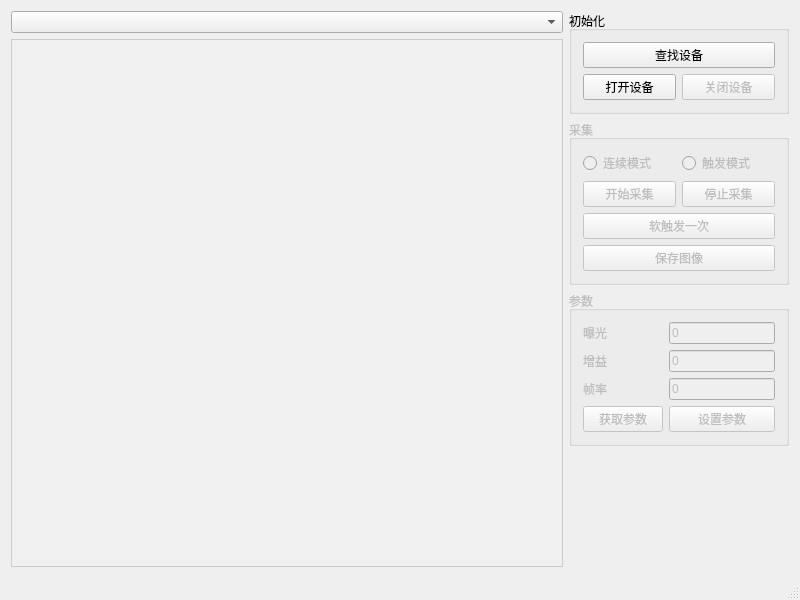
<?xml version="1.0" encoding="UTF-8"?>
<ui version="4.0">
 <class>MainWindow</class>
 <widget class="QMainWindow" name="MainWindow">
  <property name="geometry">
   <rect>
    <x>0</x>
    <y>0</y>
    <width>800</width>
    <height>600</height>
   </rect>
  </property>
  <property name="windowTitle">
   <string>海康相机演示 - QImage显示</string>
  </property>
  <widget class="QWidget" name="centralWidget">
   <layout class="QHBoxLayout" name="horizontalLayout">
    <item>
     <layout class="QVBoxLayout" name="verticalLayout_left">
      <item>
       <widget class="QComboBox" name="ComboDevices"/>
      </item>
      <item>
       <widget class="QLabel" name="labelDisplay">
        <property name="text">
         <string/>
        </property>
        <property name="alignment">
         <set>Qt::AlignCenter</set>
        </property>
        <property name="styleSheet">
         <string>QLabel { background-color: #f0f0f0; border: 1px solid #ccc; }</string>
        </property>
        <property name="scaledContents">
         <bool>false</bool>
        </property>
       </widget>
      </item>
     </layout>
    </item>
    <item>
     <layout class="QVBoxLayout" name="verticalLayout_right">
      <property name="spacing">
       <number>6</number>
      </property>
      <item>
       <widget class="QGroupBox" name="groupInit">
        <property name="maximumSize">
         <size>
          <width>220</width>
          <height>16777215</height>
         </size>
        </property>
        <property name="title">
         <string>初始化</string>
        </property>
        <layout class="QVBoxLayout" name="verticalLayout_2">
         <item>
          <widget class="QPushButton" name="bnEnum">
           <property name="text">
            <string>查找设备</string>
           </property>
          </widget>
         </item>
         <item>
          <layout class="QHBoxLayout" name="horizontalLayout_2">
           <item>
            <widget class="QPushButton" name="bnOpen">
             <property name="text">
              <string>打开设备</string>
             </property>
            </widget>
           </item>
           <item>
            <widget class="QPushButton" name="bnClose">
             <property name="enabled">
              <bool>false</bool>
             </property>
             <property name="text">
              <string>关闭设备</string>
             </property>
            </widget>
           </item>
          </layout>
         </item>
        </layout>
       </widget>
      </item>
      <item>
       <widget class="QGroupBox" name="groupGrab">
        <property name="enabled">
         <bool>false</bool>
        </property>
        <property name="maximumSize">
         <size>
          <width>220</width>
          <height>16777215</height>
         </size>
        </property>
        <property name="title">
         <string>采集</string>
        </property>
        <layout class="QVBoxLayout" name="verticalLayout_3">
         <item>
          <layout class="QHBoxLayout" name="horizontalLayout_3">
           <item>
            <widget class="QRadioButton" name="radioContinueMode">
             <property name="text">
              <string>连续模式</string>
             </property>
            </widget>
           </item>
           <item>
            <widget class="QRadioButton" name="radioTriggerMode">
             <property name="text">
              <string>触发模式</string>
             </property>
            </widget>
           </item>
          </layout>
         </item>
         <item>
          <layout class="QHBoxLayout" name="horizontalLayout_4">
           <item>
            <widget class="QPushButton" name="bnStart">
             <property name="enabled">
              <bool>false</bool>
             </property>
             <property name="text">
              <string>开始采集</string>
             </property>
            </widget>
           </item>
           <item>
            <widget class="QPushButton" name="bnStop">
             <property name="enabled">
              <bool>false</bool>
             </property>
             <property name="text">
              <string>停止采集</string>
             </property>
            </widget>
           </item>
          </layout>
         </item>
         <item>
          <widget class="QPushButton" name="bnSoftwareTrigger">
           <property name="enabled">
            <bool>false</bool>
           </property>
           <property name="text">
            <string>软触发一次</string>
           </property>
          </widget>
         </item>
         <item>
          <widget class="QPushButton" name="bnSaveImage">
           <property name="enabled">
            <bool>false</bool>
           </property>
           <property name="text">
            <string>保存图像</string>
           </property>
          </widget>
         </item>
        </layout>
       </widget>
      </item>
      <item>
       <widget class="QGroupBox" name="groupParam">
        <property name="enabled">
         <bool>false</bool>
        </property>
        <property name="maximumSize">
         <size>
          <width>220</width>
          <height>16777215</height>
         </size>
        </property>
        <property name="title">
         <string>参数</string>
        </property>
        <layout class="QGridLayout" name="gridLayout">
         <item row="0" column="0">
          <widget class="QLabel" name="label_4">
           <property name="text">
            <string>曝光</string>
           </property>
          </widget>
         </item>
         <item row="0" column="1">
          <widget class="QLineEdit" name="edtExposureTime">
           <property name="text">
            <string>0</string>
           </property>
          </widget>
         </item>
         <item row="1" column="0">
          <widget class="QLabel" name="label_5">
           <property name="text">
            <string>增益</string>
           </property>
          </widget>
         </item>
         <item row="1" column="1">
          <widget class="QLineEdit" name="edtGain">
           <property name="text">
            <string>0</string>
           </property>
          </widget>
         </item>
         <item row="2" column="0">
          <widget class="QLabel" name="label_6">
           <property name="text">
            <string>帧率</string>
           </property>
          </widget>
         </item>
         <item row="2" column="1">
          <widget class="QLineEdit" name="edtFrameRate">
           <property name="text">
            <string>0</string>
           </property>
          </widget>
         </item>
         <item row="3" column="0">
          <widget class="QPushButton" name="bnGetParam">
           <property name="text">
            <string>获取参数</string>
           </property>
          </widget>
         </item>
         <item row="3" column="1">
          <widget class="QPushButton" name="bnSetParam">
           <property name="text">
            <string>设置参数</string>
           </property>
          </widget>
         </item>
        </layout>
       </widget>
      </item>
      <item>
       <spacer name="verticalSpacer">
        <property name="orientation">
         <enum>Qt::Vertical</enum>
        </property>
        <property name="sizeHint" stdset="0">
         <size>
          <width>20</width>
          <height>40</height>
         </size>
        </property>
       </spacer>
      </item>
     </layout>
    </item>
   </layout>
  </widget>
  <widget class="QStatusBar" name="statusBar"/>
 </widget>
 <layoutdefault spacing="6" margin="11"/>
 <resources/>
 <connections/>
</ui>
